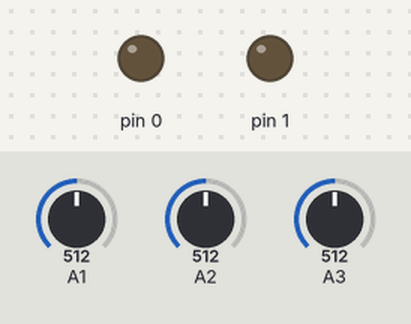
The sketch below on a simulated Arduino Uno, built with avr-gcc and run on an emulated ATmega328P. On the bench: output pins drawn as LEDs (lit = HIGH). Inputs (shaded band) come from the test bench; at power-on: A1 = 512, A2 = 512, A3 = 512.

Above: at 1.2 s.
1.3 s: A1 set to 318
2.8 s: A1 set to 299
At 3.9 s:
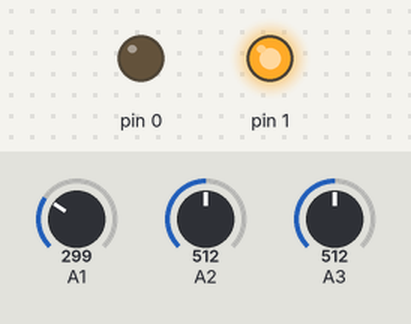
4.3 s: A2 set to 702
5.8 s: A2 set to 730
At 6.2 s:
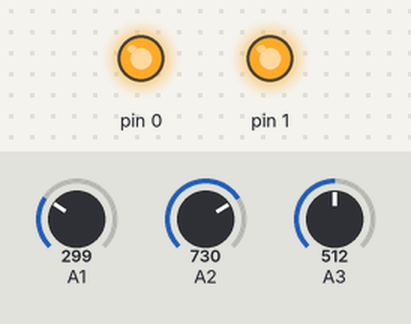
7.3 s: A1 set to 511
At 8.5 s:
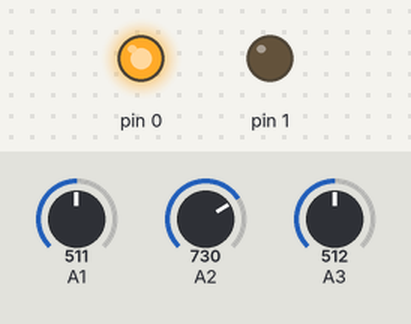
8.8 s: A1 set to 306
At 9.6 s:
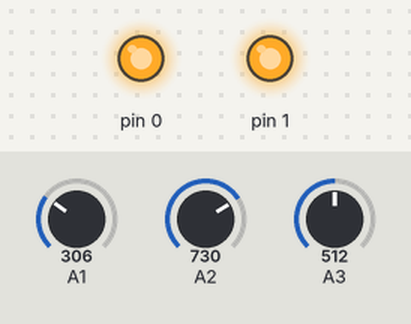
Timing chart, 0 to 11.3 s (numbered marks = the images above; inputs shaded):
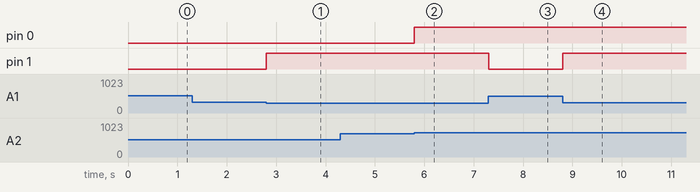

The sketch:

Joystick_AtoDtoA.ino
```cpp
/*
  Untitled Controller Project

  Description Here

*/


// Percentage that the joystick range that's still usable after adding the 3d-printed gate
float GateSize = 0.70;

//  Deadzone Parameters: Upper boun and Lower bounds as a percentage (out of 1).  Anything in between will be returned as an idle stick
float DZUpper = 0.60;
float DZLower = 0.40;

// Percentage of the output to return as an idle stick.  This *should* be 0.5, but ymmv
float DZIdle = 0.47;

// Invert Axis. 1 = true, 0 = false
int XInv = 1;
int YInv = 0;

// System Globals.  There shouldn't be any reason to edit below this line
int MaxOut;
int Margin;

void setup() {
//Serial.begin(9600);
//analogReference(EXTERNAL);

  // Initialize PWM pins
  pinMode(0, OUTPUT);
  pinMode(1, OUTPUT);
}

// the loop routine runs over and over again forever:
void loop() {

  // Recalibrate. This has to be done regularly because the 3.3v rail will dip under battery power.1  11111111
  calibrate();


//Serial.print("outText:");Serial.println(outText);
  analogWrite(1, Normalize(analogRead(A1),XInv));
  analogWrite(0, Normalize(analogRead(A2),YInv));

  delay(1);        // delay in between reads for stability
}

/*
  Recalibrate the PWM levels based on the joystick voltage reference and 3.3v
*/
void calibrate() {
  // Calculate the PWM needed to match the attiny's logic voltage to the max range on the analog circuit.
  MaxOut = analogRead(A3) * 0.25;
//Serial.print("MaxOut:");Serial.println(MaxOut);
  // Calulate how much to shave of the joystick reading later. Might not be necessary, but hopefully will save some processing time.
  Margin = ((1 - GateSize)) * 1023;
//Serial.print("Margin:");Serial.println(Margin);
}

/*
  Calculate the PWM output based on the ADC input calculated against the restrictor gate
*/
int Normalize(int Level, int Invert){
  int outText = ((abs((1023 * Invert) - Level) - Margin) / ((1023 * GateSize) - Margin)) * MaxOut;
  if (outText < 0) { outText = 0; }
  if (outText > MaxOut) { outText = MaxOut; }
  if (outText < (DZUpper * MaxOut) && outText > (DZLower * MaxOut)) { outText = DZIdle * MaxOut; }
  return outText;
}
```

Measured:
- the behaviour switches between 307 and 306 on A1 (found by bisection; images 0 and 1)
- the behaviour switches between 716 and 717 on A2 (found by bisection; images 1 and 2)
- after the input at 1.3 s, every drawn part: stays the same
- after the input at 2.8 s, pin 1: LOW → HIGH at once
- after the input at 4.3 s, every drawn part: stays the same
- after the input at 5.8 s, pin 0: LOW → HIGH at once
- after the input at 7.3 s, pin 1: HIGH → LOW at once
- after the input at 8.8 s, pin 1: LOW → HIGH at once
